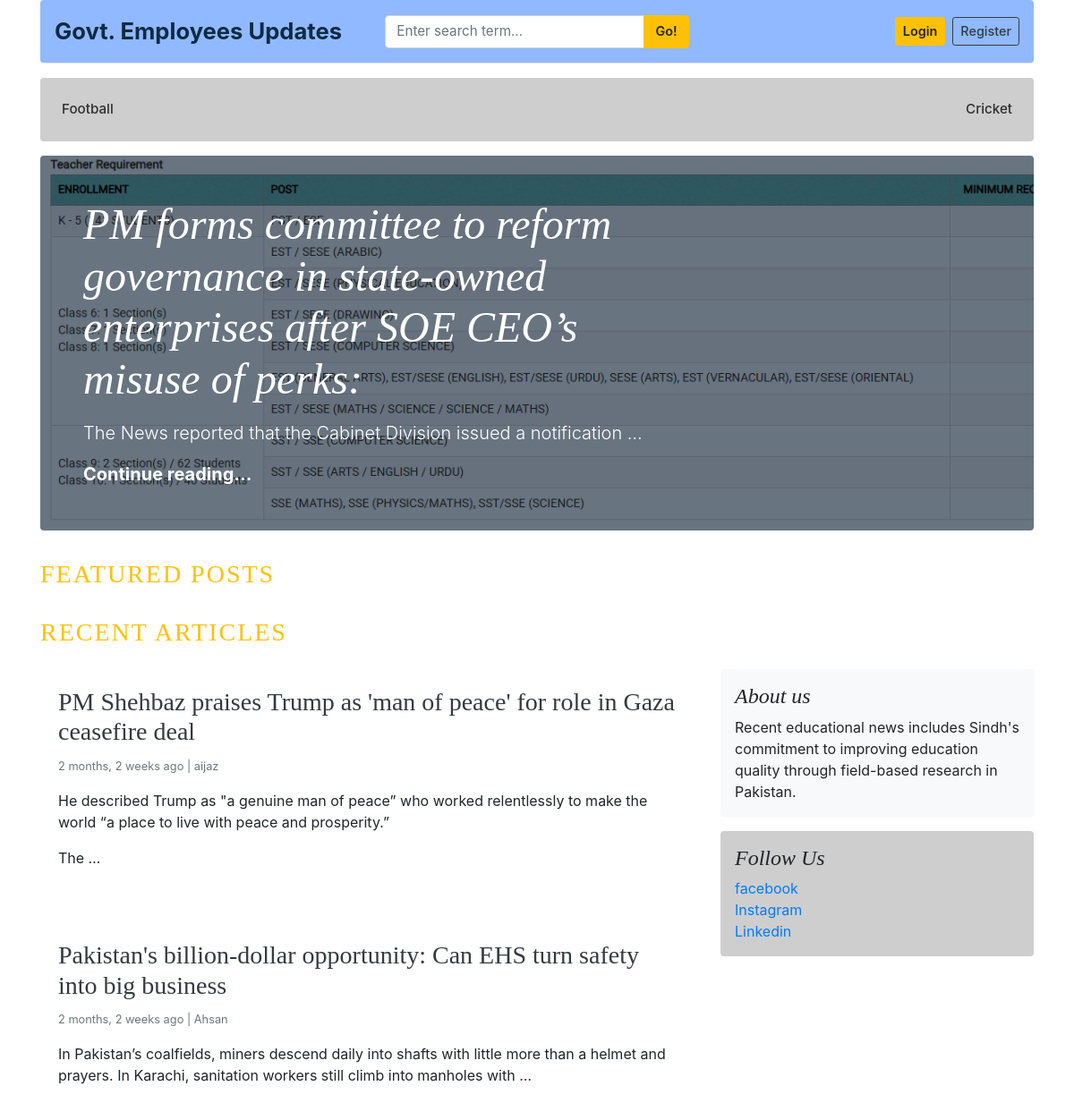
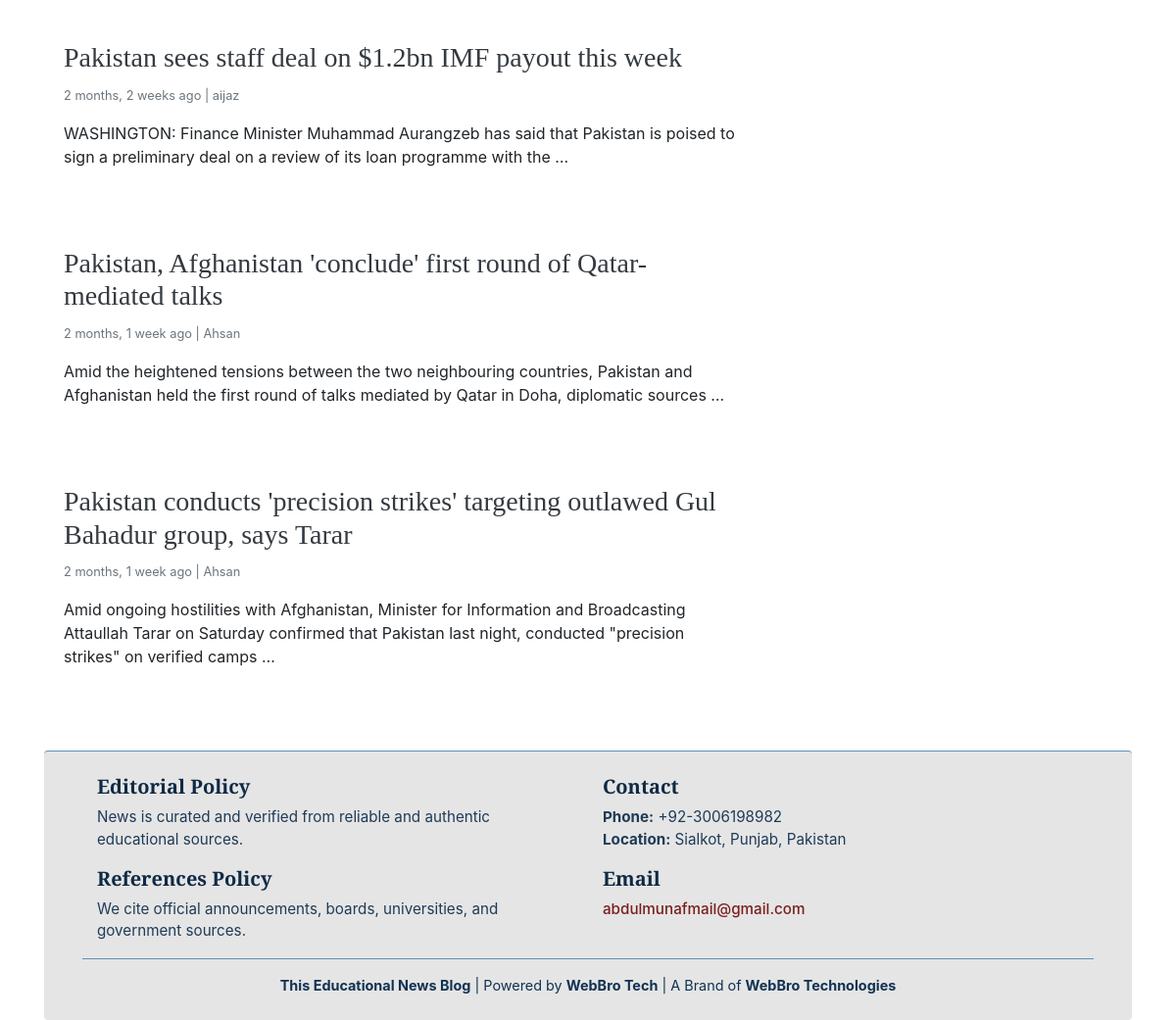
The app's page /, older data (2 pictures, top to bottom).
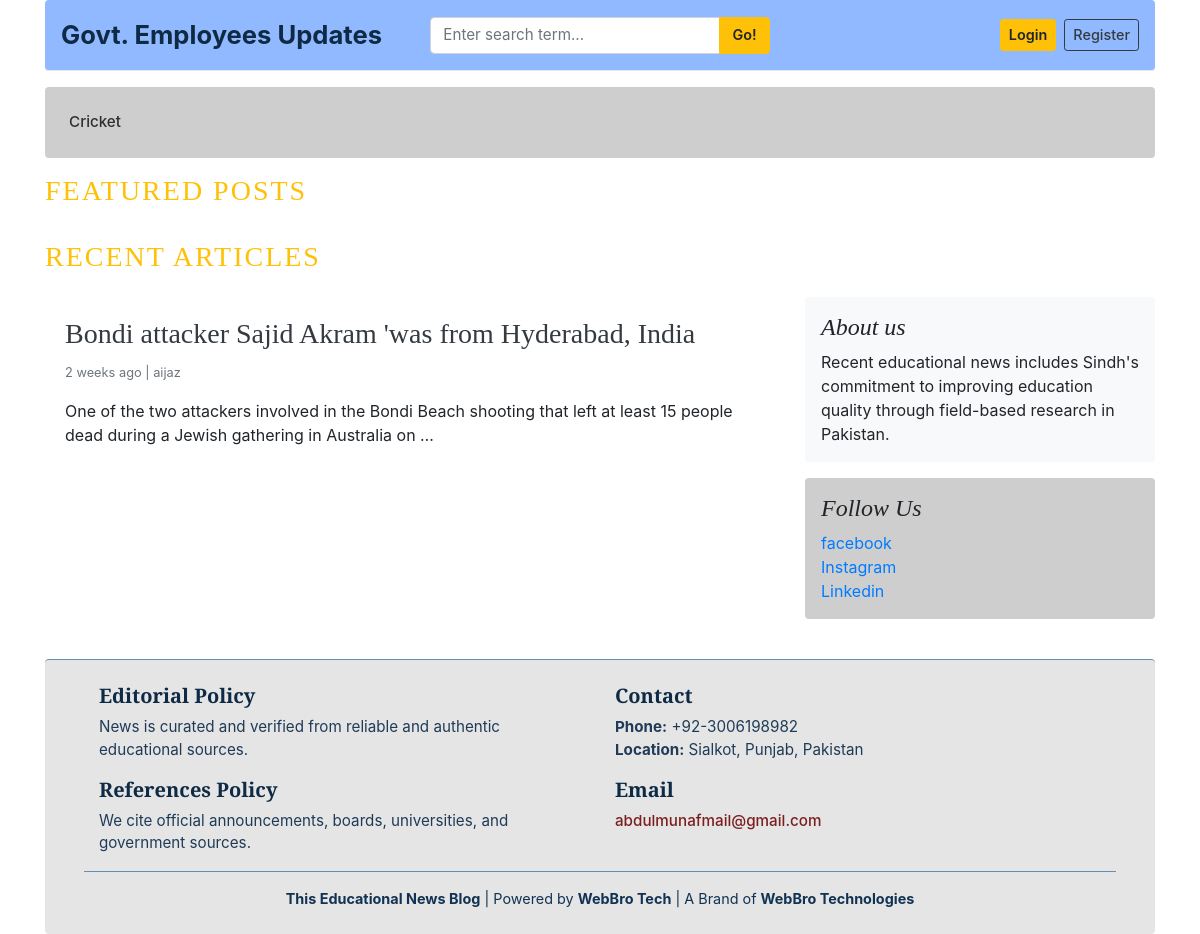
The same page, newer data.
### blogs/models.py (models this page shows, shortened)
class Category(models.Model):
    category_name = models.CharField(max_length=50, unique=True)
    created_at = models.DateTimeField(auto_now_add=True)
    updated_at = models.DateTimeField(auto_now=True)
    class Meta:
        verbose_name_plural = 'Categories'

class Blog(models.Model):
    title = models.CharField(max_length=100)
    slug = models.SlugField(max_length=150, blank=True, unique=True)
    category = models.ForeignKey(Category, on_delete=models.CASCADE)
    auther = models.ForeignKey(User, on_delete=models.CASCADE , null=True)
    featured_image = models.ImageField(upload_to='uploads/%y/%m/%d')
    short_description = HTMLField()
    blog_body = HTMLField()
    pdf_file = models.FileField(upload_to='pdfs/', blank=True, null=True)
    status = models.CharField(max_length=20, choices = STATUS_CHOICES, default = "Draft")
    is_featured = models.BooleanField(default=False)
    created_at = models.DateTimeField(auto_now_add=True)
    updated_at = models. DateTimeField(auto_now=True)

### assignments/models.py (models this page shows, shortened)
class About(models.Model):
    about_heading= models.CharField(max_length=25)
    about_description = models.TextField(max_length=250)
    created_at = models.DateTimeField(auto_now_add=True)
    updated_at = models. DateTimeField(auto_now=True)
    class Meta:
        verbose_name_plural = 'About'

class SocialLinks(models.Model):
    platform = models.CharField(max_length=25)
    link = models.URLField(max_length=100)
    created_at = models.DateTimeField(auto_now_add=True)
    updated_at = models. DateTimeField(auto_now=True)

### blog_main/views.py (the view)
# urls.py: 2. Add a URL to urlpatterns:  path('', views.home, name='home')
def home(request):
    featured_posts = Blog.objects.filter(is_featured=True, status='Published').order_by('updated_at')
    posts = Blog.objects.filter(is_featured=False, status='Published')
    try:
        about = About.objects.get()
    except:
        about = None
    context = {
        'featured_posts': featured_posts,
        'posts':posts,
        'about':about,
    }
    return render(request, 'home.html', context)

### blogs/context_processors.py (called while the page is built)
def get_categories(request):
    categories = Category.objects.all()
    return dict(categories=categories)

def get_social_links(request):
    social_links = SocialLinks.objects.all()
    return dict(social_links=social_links)

### templates/home.html (shortened to what this page needs)
{% extends 'base.html' %}
{% block content %}
{% for post in featured_posts %}
  {% if forloop.first %}
    <div class="jumbotron p-3 p-md-5 text-white rounded bg-dark"
        style="background-image: url({{post.featured_image.url}});
                background-blend-mode: overlay;
                background-size: cover;">
      <div class="col-md-8 px-0">
        <h1 class="display-4 font-italic" itemprop="headline">{{ post.title }}</h1>
        <p class="lead my-3">{{ post.short_description | truncatewords:10 | safe }}</p>
        <p class="lead mb-0">
          <a href="{% url 'blogs' post.slug %}" class="text-white font-weight-bold">Continue reading...</a>
        </p>
      </div>
    </div>
  {% endif %}
{% endfor %}
<h3 class="text-uppercase text-warning mb-4" style="letter-spacing: 2px;">Featured Posts</h3>
<div class="container p-0">
  <h3 class="text-uppercase text-warning mb-4" style="letter-spacing: 2px;">Recent Articles</h3>
  <div class="row">
    <div class="col-lg-8 col-md-12 blog-main">
      {% for post in posts %}
        <article class="card border-0 mb-4" itemscope itemtype="https://schema.org/BlogPosting">
          <div class="card-body">
            <h3><a href="{% url 'blogs' post.slug %}" class="text-dark" itemprop="headline">{{ post.title }}</a></h3>
            <small class="mb-1 text-muted">
              <time datetime="{{ post.created_at|date:'Y-m-d' }}">{{ post.created_at|timesince }} ago</time> | <span itemprop="author">{{ post.auther }}</span>
            </small>
            <p class="card-text" itemprop="description">{{ post.short_description|truncatewords:25|safe }}</p>
          </div>
        </article>
      {% endfor %}
    </div>
    <aside class="col-lg-4 col-md-12">
      <div class="position-sticky" style="top:20px;">
        <div class="p-3 mb-3 bg-light rounded">
          <h4 class="font-italic" itemprop="headline">{{ about.about_heading }}</h4>
          <p class="mb-0" itemprop="description">{{ about.about_description }}</p>
        </div>
        {% if social_links %}
          <div class="p-3 mb-3 rounded" style="background-color: #cecece;">
            <h4 class="font-italic">Follow Us</h4>
            <ul class="list-unstyled mb-0">
              {% for i in social_links %}
                <li><a href="{{ i.link }}" target="_blank">{{ i.platform }}</a></li>
              {% endfor %}
            </ul>
          </div>
        {% endif %}
      </div>
    </aside>
  </div>
</div>
{% endblock %}

### templates/base.html (shortened to what this page needs)
{% load static %}
<!DOCTYPE html>
<html lang="en">
<head>
  <link href="https://getbootstrap.com/docs/4.0/dist/css/bootstrap.min.css" rel="stylesheet">
  <link href="{% static 'css/blog.css' %}" rel="stylesheet">
  <link rel="stylesheet"
        href="https://cdnjs.cloudflare.com/ajax/libs/font-awesome/4.7.0/css/font-awesome.min.css">
</head>
<body>
<div class="container">
  <header class="p-3 mb-3 rounded blog-header"
          style="background-color:#90b9ff;">
    <div class="row align-items-center">
      <div class="col-md-4">
        <a href="/"
          style="color:#0f2a44;
                  font-weight:700;
                  font-size:1.6rem;
                  text-decoration:none;">
          Govt. Employees Updates
        </a>
      </div>
      <div class="col-md-4">
        <form action="{% url 'search' %}" method="GET">
          <div class="input-group">
            <input class="form-control"
                  type="text"
                  name="keyword"
                  placeholder="Enter search term..."
                  aria-label="Enter search term"
                  style="font-size:0.95rem;">
            <div class="input-group-append">
              <button class="btn btn-warning"
                      type="submit"
                      style="font-size:0.9rem; font-weight:600;">
                Go!
              </button>
            </div>
          </div>
        </form>
      </div>
      <div class="col-md-4 d-flex justify-content-end align-items-center">
        {% if not user.is_authenticated %}
          <a href="{% url 'login' %}"
            class="btn btn-sm btn-warning mr-2"
            style="font-size:0.9rem; font-weight:600;">
            Login
          </a>
          <a href="{% url 'register' %}"
            class="btn btn-sm btn-outline-dark"
            style="font-size:0.9rem; font-weight:500;">
            Register
          </a>
        {% endif %}
      </div>
    </div>
  </header>
  <div class="p-3 mb-3 rounded nav-scroller"
      style="background-color:#cecece;">
    <nav class="nav d-flex justify-content-between flex-wrap">
      {% for cat in categories %}
        <a href="{% url 'posts_by_category' cat.id %}"
          class="p-2 nav-link"
          style="color:#2f2f2f;
                  font-weight:500;
                  font-size:0.95rem;
                  text-decoration:none;">
          {{ cat.category_name }}
        </a>
      {% endfor %}
    </nav>
  </div>
  {% block content %}
  {% endblock %}
<footer class="p-4 mt-4 rounded blog-footer" style="background-color:#e5e5e5; border-top: 1px solid #5f8fb6;">
  <div class="container">
    <div class="d-flex flex-column flex-md-row justify-content-around text-center text-md-left">
      <div class="mb-4 mb-md-0" style="flex:1; padding: 0 15px;">
        <h5 style="color:#0f2a44; font-weight:600;">Editorial Policy</h5>
        <p style="color:#1f3b57; font-size:0.95rem;">
          News is curated and verified from reliable and authentic educational sources.
        </p>
        <h5 style="color:#0f2a44; font-weight:600;">References Policy</h5>
        <p style="color:#1f3b57; font-size:0.95rem;">
          We cite official announcements, boards, universities, and government sources.
        </p>
      </div>
      <div class="mb-4 mb-md-0" style="flex:1; padding: 0 15px;">
        <h5 style="color:#0f2a44; font-weight:600;">Contact</h5>
        <ul class="list-unstyled" style="color:#1f3b57; font-size:0.95rem;">
          <li><strong>Phone:</strong> +92-3006198982</li>
          <li><strong>Location:</strong> Sialkot, Punjab, Pakistan</li>
        </ul>
        <h5 style="color:#0f2a44; font-weight:600;">Email</h5>
        <p style="font-size:0.95rem;">
          <a href="mailto:info@webbrotech.com" style="color:#7b1e1e; text-decoration:none; font-weight:500;">
            abdulmunafmail@gmail.com
          </a>
        </p>
      </div>
    </div>
    <hr style="border-color:#5f8fb6;">
    <p class="text-center mb-0" style="color:#113252; font-size:0.9rem;">
      <strong>This Educational News Blog</strong> |
      Powered by <strong>WebBro Tech</strong> |
      A Brand of <strong>WebBro Technologies</strong>
    </p>
  </div>
</footer>
</div>
</body>
</html>

### static/css/blog.css (style rules this page uses)
.blog-header { border-bottom: 1px solid #e5e5e5; }
h1, h2, h3, h4, h5, h6 { font-family: "Playfair Display", Georgia, "Times New Roman", serif; }
.blog-footer { padding: 2.5rem 0; color: #727272; text-align: center; background-color: #f9f9f9; border-top: .05rem solid #e5e5e5; }
.blog-footer p:last-child { margin-bottom: 0; }

Row changes from the older to the newer data that the page shows:
removed Category: category_name "Football"
removed Blog: featured_image (picture), title "PM forms committee to reform governance in state-owned enterprises after SOE CEO’s misuse of perks:", short_description "The News reported that the Cabinet Division issued a notification …"
removed Blog: title "PM Shehbaz praises Trump as 'man of peace' for role in Gaza ceasefire deal", created_at "2 months, 2 weeks", auther "aijaz", short_description "He described Trump as \"a genuine man of peace” who worked relentlessly to make the world “a place to live with peace and prosperity.” The …", shown under "RECENT ARTICLES"
removed Blog: title "Pakistan's billion-dollar opportunity: Can EHS turn safety into big business", created_at "2 months, 2 weeks", auther "Ahsan", short_description "In Pakistan’s coalfields, miners descend daily into shafts with little more than a helmet and prayers. In Karachi, sanitation workers still climb into manholes with …", shown under "RECENT ARTICLES"
removed Blog: title "Pakistan sees staff deal on $1.2bn IMF payout this week", created_at "2 months, 2 weeks", auther "aijaz", short_description "WASHINGTON: Finance Minister Muhammad Aurangzeb has said that Pakistan is poised to sign a preliminary deal on a review of its loan programme with the …", shown under "RECENT ARTICLES"
removed Blog: title "Pakistan, Afghanistan 'conclude' first round of Qatar-mediated talks", created_at "2 months, 1 week", auther "Ahsan", short_description "Amid the heightened tensions between the two neighbouring countries, Pakistan and Afghanistan held the first round of talks mediated by Qatar in Doha, diplomatic sources …", shown under "RECENT ARTICLES"
removed Blog: title "Pakistan conducts 'precision strikes' targeting outlawed Gul Bahadur group, says Tarar", created_at "2 months, 1 week", auther "Ahsan", short_description "Amid ongoing hostilities with Afghanistan, Minister for Information and Broadcasting Attaullah Tarar on Saturday confirmed that Pakistan last night, conducted \"precision strikes\" on verified camps …", shown under "RECENT ARTICLES"
added Blog: title "Bondi attacker Sajid Akram 'was from Hyderabad, India", created_at "2 weeks", auther "aijaz", short_description "One of the two attackers involved in the Bondi Beach shooting that left at least 15 people dead during a Jewish gathering in Australia on …", shown under "RECENT ARTICLES"
